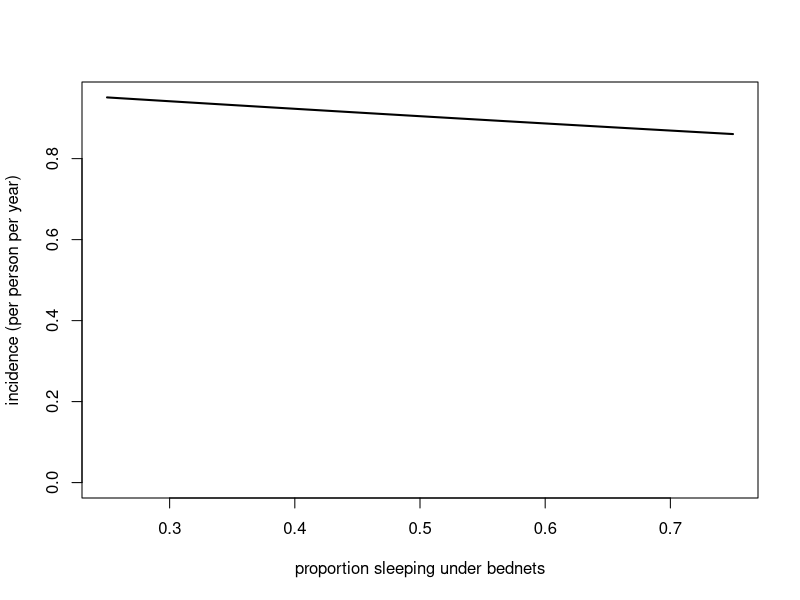

The R source for this figure: (Note: this script raises an error after producing the figure.)
## MMED 2017
## Steve Bellan
## Participatory Coding for Simulation of Study Design


## Research Question: How does the proportion of people sleeping under ITNs affect the incidence of clinical malaria?

sampleSize <- 10^5
incidenceRate <- .3 # per person per year
studyDuration <- 2 # years
numVillages <- 200

## myDat <- data.frame(id = 1:sampleSize, 
##                     villageID = sample(1:200, size = sampleSize, replace=T)
##                     )
## head(myDat)

## incidence ~ a0*exp(-beta * bednet coverage + noise)
incidenceFXN <- function(a0, betaITN, pITN, sd=10^-6) { ## nonlinear function of incidence rate vs proportion sleeping with ITNs with noise & interecept
    incidence <- a0 * exp(- betaITN * pITN + rnorm(length(pITN), 0, sd))
    return(incidence)
}

## let's look at what this plot looks like with some values
pITNs <- seq(.25, .75, l = 100)
incidenceSeq <- incidenceFXN(a0 = 1, betaITN = .2, pITN = pITNs) ## default small sd so we can just see the trend
plot(pITNs, incidenceSeq, xlab = 'proportion sleeping under bednets',
     ylab = 'incidence (per person per year)', type='l', lwd = 2, 
     ylim = c(0, max(incidenceSeq))
              )
head(myDat)

myDat <- data.frame(villageID = 1:numVillages, ## create some villages
                    propBedNets = runif(numVillages, .25, .75)
                    )
myDat$incidence <- incidenceFXN(a0=1, betaITN = 3, pITN = myDat$propBedNets, sd = .5) 

head(myDat) 
myMod <- lm(log(incidence) ~ propBedNets, data = myDat) ## linear model of logincidence
summary(myMod) ## look at model
IDR <- exp(coefficients(myMod)['propBedNets']) # get incidence density ratio (exponent of linear coefficient)
IDRcis <- exp(confint(myMod))['propBedNets',] # CIs on IDR

## function that does the study many times
doStudy <- function(numRuns = 1, numVillages = 200,
                    minPropBednets = .25,  maxPropBednets = .75, 
                    a0 = 1, betaITN = 3, sd = .5, browse=F) {
    if(browse) browser() ## if argument "browse" is set to true, then we step inside the function
    ## initialize these vectors to store output
    IDRseq <- rep(NA, numRuns)
    IDRlb <-  rep(NA, numRuns)
    IDRub <-  rep(NA, numRuns)
    for(run in 1:numRuns) { ## for each run
        ## create set of villages to sample with randomly distributed ITN coverage
        myDat <- data.frame(villageID = 1:numVillages, 
                            propBedNets = runif(numVillages, minPropBednets, maxPropBednets)
                            )
        myDat$incidence <- incidenceFXN(a0=a0, betaITN = betaITN, pITN = myDat$propBedNets, sd = sd)  ## calculate incidence with some noise as our data
        myMod <- lm(log(incidence) ~ propBedNets, data = myDat) ## fit model to the data
        IDRseq[run] <- exp(coefficients(myMod)['propBedNets'])  ## store values
        IDRcis <- exp(confint(myMod))['propBedNets',]
        IDRlb[run] <- IDRcis[1]
        IDRub[run] <- IDRcis[2]
    }
    power <- mean(IDRub<1) ## power is the proportion of times the upper bound of our CI is below 1 for the IDR
    return(power)
    ##    return(cbind(IDRseq, IDRlb, IDRub)) ## could also return the raw values as a matrix
}

villageNumSeq <- seq(10, 100, by =10) ## for different numbers of villages
powerSeq <- rep(NA, length(villageNumSeq)) ## calculate power
for(vv in 1:length(villageNumSeq)) { ## for each village number sample size
    currentVillageNumber <- villageNumSeq[vv] ## set the current village number
    powerSeq[vv] <- doStudy(1000, numVillages = currentVillageNumber, sd = .5, betaITN = .2) ## calculate power by doing a lot of runs
}

## Plot power vs village sample size
plot(villageNumSeq, powerSeq, xlab= 'number of villages', ylab = 'power', type = 'l', lwd = 2,
ylim = c(0,1))
lines(villageNumSeq, powerSeq, col = 'blue')

